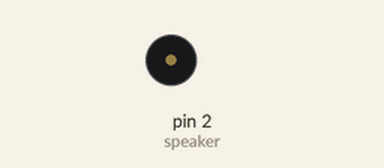
This sketch was run on a simulated Arduino Uno, built with avr-gcc and run on an emulated ATmega328P. Parts: buzzer (waves = sounding).

Above: at 1.2 s.
Timing chart, 0 to 5.1 s (numbered marks = the images above):
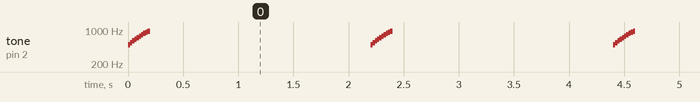

Measured:
- by itself, tone on pin 2 (speaker): repeats every 2.2 s: 550 Hz 0.02 s, 600 Hz 0.02 s, 650 Hz 0.02 s, 700 Hz 0.02 s, 750 Hz 0.02 s, 800 Hz 0.02 s, 850 Hz 0.02 s, 900 Hz 0.02 s, 950 Hz 0.02 s, silent 2.0 s, 500 Hz 0.02 s

The sketch:

4-10-1.ino
```cpp
const int speaker=2; //數位接腳2連接至喇叭。
void setup()
{}
void loop()
{
 for(int i=0;i<10;i++) //振鈴10次。
 {
 tone(speaker,500+50*i); //輸出1000Hz音調。
 delay(20); //延遲50ms。
 }
 noTone(speaker); //靜音2秒。
 delay(2000);
}
```
